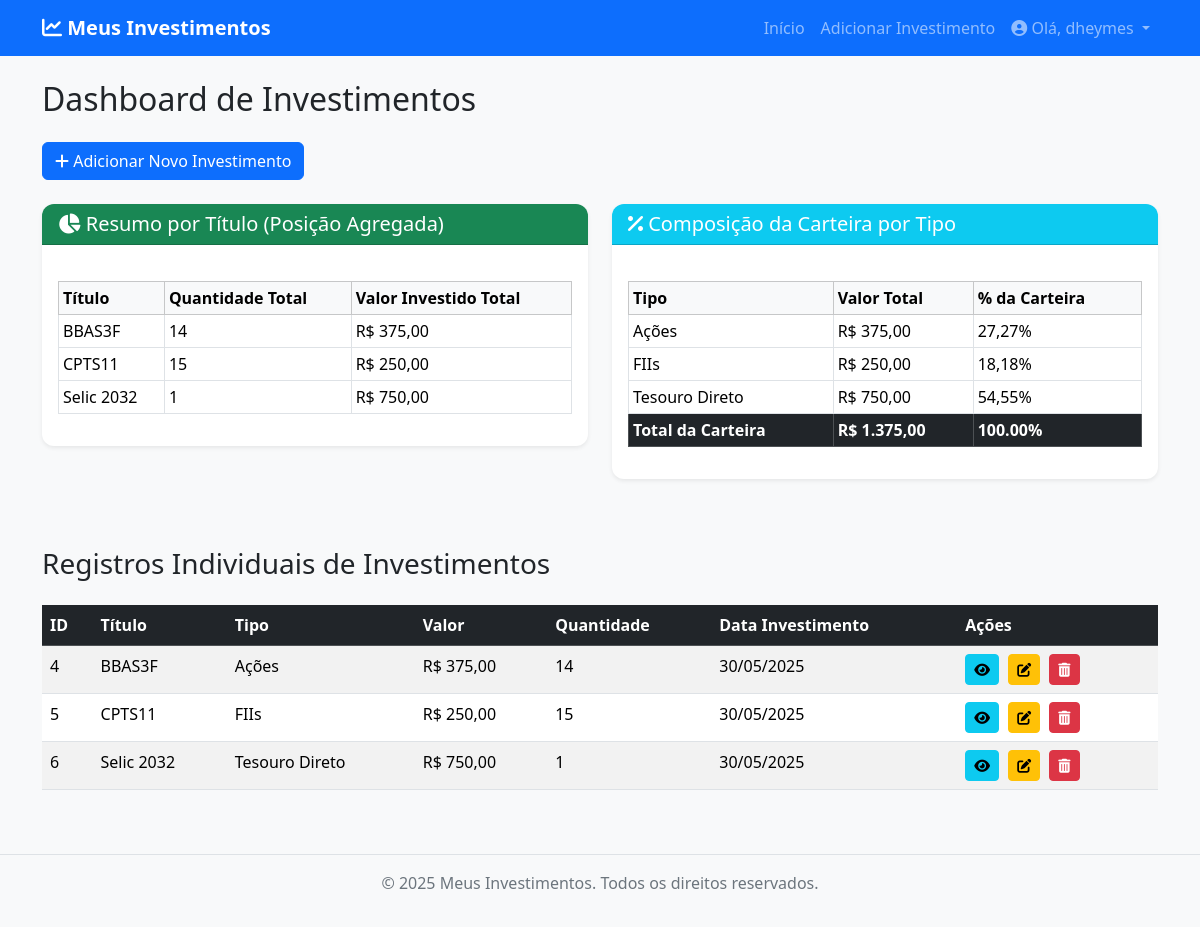
/index.php (signed in), run on the app's committed database.
### tables this page shows
CREATE TABLE `investimentos` (
  `id` int(11) NOT NULL,
  `user_id` int(11) NOT NULL,
  `titulo` varchar(255) NOT NULL,
  `tipo` varchar(100) NOT NULL,
  `valor` decimal(10,2) NOT NULL,
  `quantidade` int(11) NOT NULL DEFAULT 1,
  `data_investimento` date NOT NULL,
  `observacoes` text DEFAULT NULL,
  `data_criacao` timestamp NOT NULL DEFAULT current_timestamp()
);

### index.php (the view, shortened to what this page needs)
<?php
include_once 'config/database.php';
include_once 'includes/header.php';
$message = '';
$user_id = $_SESSION['id'];
try {
    $stmt_individual = $conn->prepare("SELECT * FROM investimentos WHERE user_id = :user_id ORDER BY data_investimento DESC");
    $stmt_individual->bindParam(':user_id', $user_id);
    $stmt_individual->execute();
    $investimentos_individuais = $stmt_individual->fetchAll(PDO::FETCH_ASSOC);
} catch (PDOException $e) {
    $message .= '<div class="alert alert-danger" role="alert">Erro ao carregar investimentos individuais: ' . $e->getMessage() . '</div>';
    $investimentos_individuais = [];
}
$resumo_por_titulo = [];
try {
    $stmt_titulo = $conn->prepare("SELECT titulo, SUM(quantidade) AS total_quantidade, SUM(valor) AS total_valor_investido FROM investimentos WHERE user_id = :user_id GROUP BY titulo ORDER BY titulo ASC");
    $stmt_titulo->bindParam(':user_id', $user_id);
    $stmt_titulo->execute();
    $resumo_por_titulo = $stmt_titulo->fetchAll(PDO::FETCH_ASSOC);
} catch (PDOException $e) {
    $message .= '<div class="alert alert-danger" role="alert">Erro ao carregar resumo por título: ' . $e->getMessage() . '</div>';
}
$composicao_por_tipo = [];
$total_carteira = 0;
try {
    $stmt_total_carteira = $conn->prepare("SELECT SUM(valor) AS total_carteira FROM investimentos WHERE user_id = :user_id");
    $stmt_total_carteira->bindParam(':user_id', $user_id);
    $stmt_total_carteira->execute();
    $total_carteira_result = $stmt_total_carteira->fetch(PDO::FETCH_ASSOC);
    $total_carteira = $total_carteira_result['total_carteira'] ?? 0;
    $stmt_tipo = $conn->prepare("SELECT tipo, SUM(valor) AS valor_por_tipo FROM investimentos WHERE user_id = :user_id GROUP BY tipo ORDER BY tipo ASC");
    $stmt_tipo->bindParam(':user_id', $user_id);
    $stmt_tipo->execute();
    $composicao_por_tipo = $stmt_tipo->fetchAll(PDO::FETCH_ASSOC);
} catch (PDOException $e) {
    $message .= '<div class="alert alert-danger" role="alert">Erro ao carregar composição por tipo: ' . $e->getMessage() . '</div>';
}
?>
<div class="row">
    <div class="col-md-12">
        <h2 class="mb-4">Dashboard de Investimentos</h2>
        <a href="adicionar.php" class="btn btn-primary mb-4"><i class="fas fa-plus"></i> Adicionar Novo Investimento</a>
        <div class="row mb-5">
            <div class="col-md-6">
                <div class="card shadow-sm">
                    <div class="card-header bg-success text-white">
                        <h5 class="mb-0"><i class="fas fa-chart-pie"></i> Resumo por Título (Posição Agregada)</h5>
                    </div>
                    <div class="card-body">
                        <?php if (count($resumo_por_titulo) > 0): ?>
                        <div class="table-responsive">
                            <table class="table table-sm table-bordered table-hover">
                                <thead class="table-light">
                                    <tr>
                                        <th>Título</th>
                                        <th>Quantidade Total</th>
                                        <th>Valor Investido Total</th>
                                    </tr>
                                </thead>
                                <tbody>
                                    <?php foreach ($resumo_por_titulo as $resumo): ?>
                                    <tr>
                                        <td><?php echo htmlspecialchars($resumo['titulo']); ?></td>
                                        <td><?php echo htmlspecialchars($resumo['total_quantidade']); ?></td>
                                        <td>R$ <?php echo number_format($resumo['total_valor_investido'], 2, ',', '.'); ?></td>
                                    </tr>
                                    <?php endforeach; ?>
                                </tbody>
                            </table>
                        </div>
                        <?php else: ?>
                        <p class="text-muted">Nenhum dado de resumo por título disponível.</p>
                        <?php endif; ?>
                    </div>
                </div>
            </div>
            <div class="col-md-6">
                <div class="card shadow-sm">
                    <div class="card-header bg-info text-white">
                        <h5 class="mb-0"><i class="fas fa-percentage"></i> Composição da Carteira por Tipo</h5>
                    </div>
                    <div class="card-body">
                        <?php if ($total_carteira > 0): ?>
                        <div class="table-responsive">
                            <table class="table table-sm table-bordered table-hover">
                                <thead class="table-light">
                                    <tr>
                                        <th>Tipo</th>
                                        <th>Valor Total</th>
                                        <th>% da Carteira</th>
                                    </tr>
                                </thead>
                                <tbody>
                                    <?php foreach ($composicao_por_tipo as $comp_tipo): ?>
                                    <tr>
                                        <td><?php echo htmlspecialchars($comp_tipo['tipo']); ?></td>
                                        <td>R$ <?php echo number_format($comp_tipo['valor_por_tipo'], 2, ',', '.'); ?></td>
                                        <td><?php echo number_format(($comp_tipo['valor_por_tipo'] / $total_carteira) * 100, 2, ',', '.'); ?>%</td>
                                    </tr>
                                    <?php endforeach; ?>
                                </tbody>
                                <tfoot class="table-dark">
                                    <tr>
                                        <th>Total da Carteira</th>
                                        <th>R$ <?php echo number_format($total_carteira, 2, ',', '.'); ?></th>
                                        <th>100.00%</th>
                                    </tr>
                                </tfoot>
                            </table>
                        </div>
                        <?php else: ?>
                        <p class="text-muted">Nenhum dado de composição por tipo disponível.</p>
                        <?php endif; ?>
                    </div>
                </div>
            </div>
        </div>
        <h3 class="mb-4">Registros Individuais de Investimentos</h3>
        <?php if (count($investimentos_individuais) > 0): ?>
        <div class="table-responsive">
            <table class="table table-striped table-hover">
                <thead class="table-dark">
                    <tr>
                        <th>ID</th>
                        <th>Título</th>
                        <th>Tipo</th>
                        <th>Valor</th>
                        <th>Quantidade</th>
                        <th>Data Investimento</th>
                        <th>Ações</th>
                    </tr>
                </thead>
                <tbody>
                    <?php foreach ($investimentos_individuais as $investimento): ?>
                    <tr>
                        <td><?php echo htmlspecialchars($investimento['id']); ?></td>
                        <td><?php echo htmlspecialchars($investimento['titulo']); ?></td>
                        <td><?php echo htmlspecialchars($investimento['tipo']); ?></td>
                        <td>R$ <?php echo number_format($investimento['valor'], 2, ',', '.'); ?></td>
                        <td><?php echo htmlspecialchars($investimento['quantidade']); ?></td>
                        <td><?php echo date('d/m/Y', strtotime($investimento['data_investimento'])); ?></td>
                        <td>
                            <a href="detalhes.php?id=<?php echo $investimento['id']; ?>" class="btn btn-info btn-sm" title="Ver Detalhes"><i class="fas fa-eye"></i></a>
                            <a href="editar.php?id=<?php echo $investimento['id']; ?>" class="btn btn-warning btn-sm" title="Editar"><i class="fas fa-edit"></i></a>
                            <a href="excluir.php?id=<?php echo $investimento['id']; ?>" class="btn btn-danger btn-sm" onclick="return confirm('Tem certeza que deseja excluir este investimento?');" title="Excluir"><i class="fas fa-trash-alt"></i></a>
                        </td>
                    </tr>
                    <?php endforeach; ?>
                </tbody>
            </table>
        </div>
        <?php else: ?>
        <div class="alert alert-info" role="alert">
            Nenhum investimento cadastrado ainda. <a href="adicionar.php">Adicione um novo investimento</a>!
        </div>
        <?php endif; ?>
    </div>
</div>
<?php include_once 'includes/footer.php'; ?>

### includes/header.php (shortened to what this page needs)
<!DOCTYPE html>
<html lang="pt-br">
<head>
    <link href="https://cdn.jsdelivr.net/npm/bootstrap@5.3.3/dist/css/bootstrap.min.css" rel="stylesheet" xintegrity="sha384-QWTKZyjpPEjISv5WaRU9OFeRpok6YctnYmDr5pNlyT2bRjXh0JMhjY6hW+ALEwIH">
    <link rel="stylesheet" href="https://cdnjs.cloudflare.com/ajax/libs/font-awesome/6.5.2/css/all.min.css" xintegrity="sha512-SnH5WK+bZxgPHs44uWIX+LLJAJ9/2PkPKZ5QiAj6Ta86w+pjYQddoGWhpPNemLp+g4yW9Y6T+Wk5z5Gv3zFpKg==" />
    <link rel="stylesheet" href="css/style.css">
</head>
<body>
    <nav class="navbar navbar-expand-lg navbar-dark bg-primary">
        <div class="container">
            <a class="navbar-brand" href="index.php"><i class="fas fa-chart-line"></i> Meus Investimentos</a>
            <div class="collapse navbar-collapse" id="navbarNav">
                <ul class="navbar-nav ms-auto">
                    <?php if (isset($_SESSION['loggedin']) && $_SESSION['loggedin'] === true): ?>
                        <li class="nav-item">
                            <a class="nav-link" href="index.php">Início</a>
                        </li>
                        <li class="nav-item">
                            <a class="nav-link" href="adicionar.php">Adicionar Investimento</a>
                        </li>
                        <li class="nav-item dropdown">
                            <a class="nav-link dropdown-toggle" href="#" id="navbarDropdown" role="button" data-bs-toggle="dropdown" aria-expanded="false">
                                <i class="fas fa-user-circle"></i> Olá, <?php echo htmlspecialchars($_SESSION['username']); ?>
                            </a>
                        </li>
                    <?php endif; ?>
                </ul>
            </div>
        </div>
    </nav>
    <div class="container mt-4">

### includes/footer.php (shortened to what this page needs)
    </div><footer class="mt-5 py-3 bg-light text-center">
        <p>&copy; <?php echo date("Y"); ?> Meus Investimentos. Todos os direitos reservados.</p>
    </footer>
</body>
</html>

### css/style.css (style rules this page uses)
body { background-color: #f8f9fa; }
.navbar-brand { font-weight: bold; color: #ffffff !important; }
.card { margin-bottom: 20px; border: none; border-radius: 0.75rem; }
.card-header { border-top-left-radius: 0.75rem !important; border-top-right-radius: 0.75rem !important; font-weight: bold; }
.shadow-sm { box-shadow: 0 .125rem .25rem rgba(0,0,0,.075)!important; }
.table-responsive { margin-top: 20px; }
.btn-sm { margin-right: 5px; }
footer { background-color: #e9ecef !important; color: #6c757d; border-top: 1px solid #dee2e6; }

### data on the page
investimentos: id "4", titulo "BBAS3F", tipo "Ações", valor "375,00", quantidade "14", data_investimento "30/05/2025"
investimentos: id "5", titulo "CPTS11", tipo "FIIs", valor "250,00", quantidade "15", data_investimento "30/05/2025"
investimentos: id "6", titulo "Selic 2032", tipo "Tesouro Direto", valor "750,00", quantidade "1", data_investimento "30/05/2025"

### other printed values
$_SESSION['username'] "dheymes"
$resumo['titulo'] "BBAS3F"
$resumo['total_quantidade'] "14"
$resumo['total_valor_investido'] "375,00"
$resumo['titulo'] "CPTS11"
$resumo['total_quantidade'] "15"
$resumo['total_valor_investido'] "250,00"
$resumo['titulo'] "Selic 2032"
$resumo['total_quantidade'] "1"
$resumo['total_valor_investido'] "750,00"
$comp_tipo['tipo'] "Ações"
$comp_tipo['valor_por_tipo'] "375,00"
$comp_tipo['tipo'] "FIIs"
$comp_tipo['valor_por_tipo'] "250,00"
$comp_tipo['tipo'] "Tesouro Direto"
